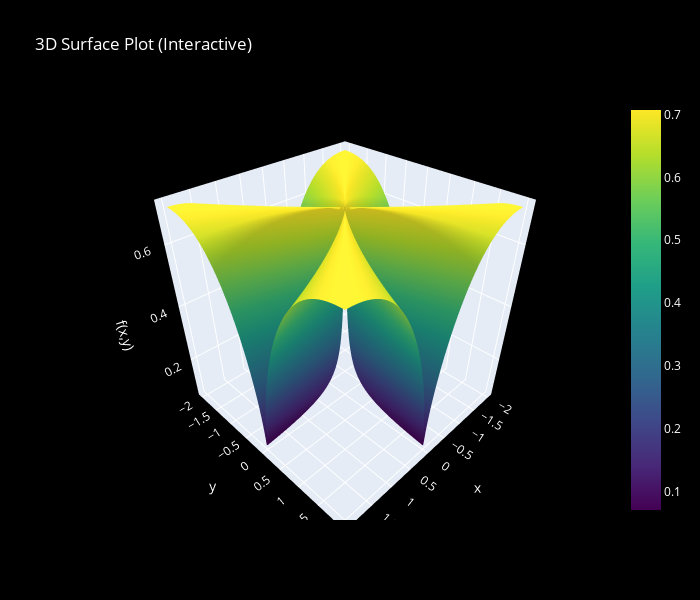

The code cell stored with this chart in its notebook:
### Code cell
import numpy as np
import plotly.graph_objects as go

def f(x, y):
    denom = np.sqrt(x**2 + y**2)
    result = np.zeros_like(x)
    mask = denom != 0
    result[mask] = np.sqrt(np.abs(x[mask] * y[mask])) / denom[mask]
    return result

x = np.linspace(-2, 2, 200)
y = np.linspace(-2, 2, 200)
X, Y = np.meshgrid(x, y)
Z = f(X, Y)

# 3D サーフェス
fig3d = go.Figure(data=[go.Surface(z=Z, x=X, y=Y, colorscale='Viridis')])
fig3d.update_layout(scene=dict(
    xaxis_title='x', yaxis_title='y', zaxis_title='f(x,y)'),
    title="3D Surface Plot (Interactive)",
    paper_bgcolor='black',   # 図全体の背景
    plot_bgcolor='black',    # 座標軸の背景
    font_color='white',       # 軸ラベル・タイトルなどの文字色
    width=700, height=600,
)
fig3d.show()

### Figure 1 — Plotly figure (JSON) as saved in the notebook; plotly's stock layout.template omitted (floating-point values rounded to 4 significant figures; data arrays with more than 128 entries replaced by an {"elided": "..."} marker saying what was removed)
{"data": [{"colorscale": [[0, "#440154"], [0.1111, "#482878"], [0.2222, "#3e4989"], [0.3333, "#31688e"], [0.4444, "#26828e"], [0.5556, "#1f9e89"], [0.6667, "#35b779"], [0.7778, "#6ece58"], [0.8889, "#b5de2b"], [1, "#fde725"]], "type": "surface", "x": {"elided": "200x200 float values"}, "y": {"elided": "200x200 float values"}, "z": {"elided": "200x200 float values"}}], "layout": {"font": {"color": "white"}, "height": 600, "paper_bgcolor": "black", "plot_bgcolor": "black", "scene": {"xaxis": {"title": {"text": "x"}}, "yaxis": {"title": {"text": "y"}}, "zaxis": {"title": {"text": "f(x,y)"}}}, "title": {"text": "3D Surface Plot (Interactive)"}, "width": 700}}
